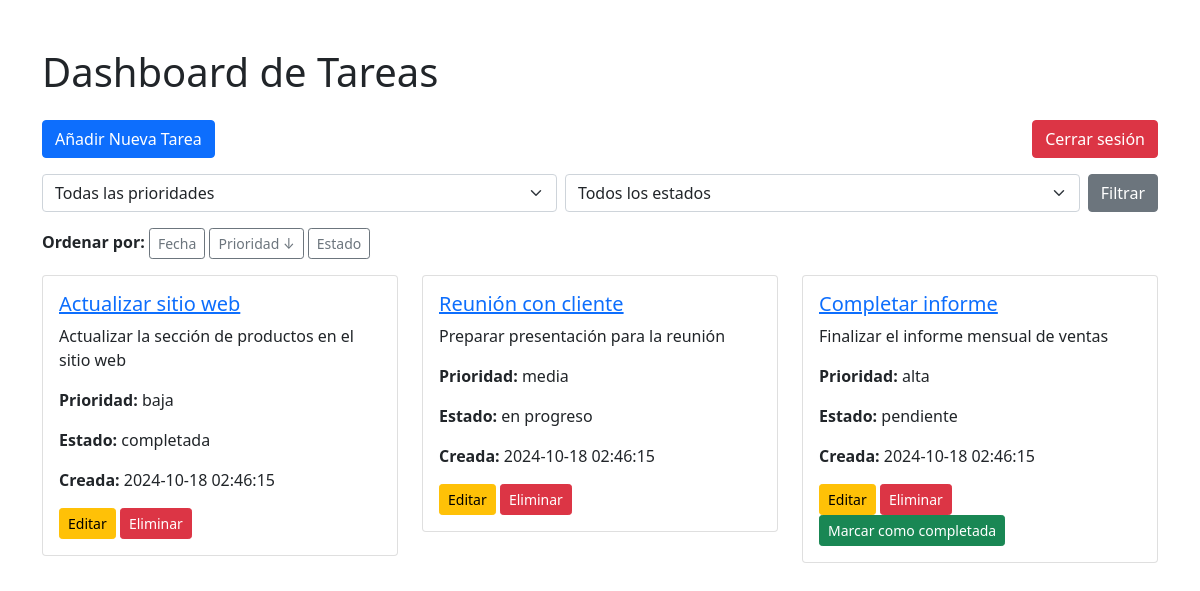
The app's page /dashboard.php?sort=priority&order=DESC (signed in) with its own data.
### tables this page shows
CREATE TABLE IF NOT EXISTS tasks (
    id INT AUTO_INCREMENT PRIMARY KEY,
    user_id INT NOT NULL,
    title VARCHAR(255) NOT NULL,
    description TEXT,
    priority ENUM('baja', 'media', 'alta') NOT NULL,
    status ENUM('pendiente', 'en progreso', 'completada') NOT NULL,
    created_at TIMESTAMP DEFAULT CURRENT_TIMESTAMP,
    updated_at TIMESTAMP DEFAULT CURRENT_TIMESTAMP ON UPDATE CURRENT_TIMESTAMP,
    FOREIGN KEY (user_id) REFERENCES users(id) ON DELETE CASCADE
);

### dashboard.php (the view, shortened to what this page needs)
<?php
require_once 'db_connection.php';
$sort = isset($_GET['sort']) ? $_GET['sort'] : 'created_at';
$order = isset($_GET['order']) ? $_GET['order'] : 'DESC';
$sql = "SELECT * FROM tasks WHERE user_id = ?";
$params = [$_SESSION['user_id']];
$sql .= " ORDER BY ";
switch ($sort) {
    case 'priority':
        $sql .= "FIELD(priority, 'alta', 'media', 'baja')";
        break;
}
$sql .= " $order";
$stmt = $pdo->prepare($sql);
$stmt->execute($params);
$tasks = $stmt->fetchAll();
function sortLink($field, $label, $currentSort, $currentOrder) {
    $newOrder = ($currentSort === $field && $currentOrder === 'ASC') ? 'DESC' : 'ASC';
    $params = $_GET;
    $params['sort'] = $field;
    $params['order'] = $newOrder;
    $url = '?' . http_build_query($params);
    $arrow = ($currentSort === $field) ? ($currentOrder === 'ASC' ? '↑' : '↓') : '';
    return "<a href='$url' class='btn btn-sm btn-outline-secondary'>$label $arrow</a>";
}
?>
<!DOCTYPE html>
<html lang="es">
<head>
    <link href="https://cdn.jsdelivr.net/npm/bootstrap@5.1.3/dist/css/bootstrap.min.css" rel="stylesheet">
</head>
<body>
    <div class="container mt-5">
        <h1 class="mb-4">Dashboard de Tareas</h1>
        <div class="row mb-3">
            <div class="col-md-6">
                <a href="add_task.php" class="btn btn-primary">Añadir Nueva Tarea</a>
            </div>
            <div class="col-md-6 text-end">
                <a href="logout.php" class="btn btn-danger">Cerrar sesión</a>
            </div>
        </div>
        <div class="row mb-3">
            <div class="col-md-12">
                <form action="" method="get" class="d-flex">
                    <select name="priority" class="form-select me-2">
                        <option value="">Todas las prioridades</option>
                    </select>
                    <select name="status" class="form-select me-2">
                        <option value="">Todos los estados</option>
                    </select>
                    <button type="submit" class="btn btn-secondary">Filtrar</button>
                </form>
            </div>
        </div>
        <div class="mb-3">
            <strong>Ordenar por:</strong>
            <?= sortLink('created_at', 'Fecha', $sort, $order) ?>
            <?= sortLink('priority', 'Prioridad', $sort, $order) ?>
            <?= sortLink('status', 'Estado', $sort, $order) ?>
        </div>
        <div class="row">
            <?php if (empty($tasks)): ?>
                <div class="col-12">
                    <p class="text-center">No se encontraron tareas con los filtros seleccionados.</p>
                </div>
            <?php else: ?>
                <?php foreach ($tasks as $task): ?>
                    <div class="col-md-4 mb-3">
                        <div class="card">
                            <div class="card-body">
                                <h5 class="card-title">
                                    <a href="task_detail.php?id=<?= $task['id'] ?>"><?= htmlspecialchars($task['title']) ?></a>
                                </h5>
                                <p class="card-text"><?= htmlspecialchars($task['description']) ?></p>
                                <p class="card-text"><strong>Prioridad:</strong> <?= htmlspecialchars($task['priority']) ?></p>
                                <p class="card-text"><strong>Estado:</strong> <span id="status-<?= $task['id'] ?>"><?= htmlspecialchars($task['status']) ?></span></p>
                                <p class="card-text"><strong>Creada:</strong> <?= htmlspecialchars($task['created_at']) ?></p>
                                <a href="edit_task.php?id=<?= $task['id'] ?>" class="btn btn-sm btn-warning">Editar</a>
                                <a href="dashboard.php?delete=<?= $task['id'] ?>" class="btn btn-sm btn-danger" onclick="return confirm('¿Estás seguro de que quieres eliminar esta tarea?')">Eliminar</a>
                                <?php if ($task['status'] == 'pendiente'): ?>
                                    <button class="btn btn-sm btn-success mark-complete" data-task-id="<?= $task['id'] ?>">Marcar como completada</button>
                                <?php endif; ?>
                            </div>
                        </div>
                    </div>
                <?php endforeach; ?>
            <?php endif; ?>
        </div>
    </div>
</body>
</html>

### records on screen
tasks: title "Actualizar sitio web", description "Actualizar la sección de productos en el sitio web", priority "baja", status "completada", created_at "2024-10-18 02:46:15"
tasks: title "Reunión con cliente", description "Preparar presentación para la reunión", priority "media", status "en progreso", created_at "2024-10-18 02:46:15"
tasks: title "Completar informe", description "Finalizar el informe mensual de ventas", priority "alta", status "pendiente", created_at "2024-10-18 02:46:15"

### other values on screen
$label "Fecha Prioridad Estado"
$arrow "↓"
